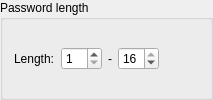
                 <widget class="QGroupBox" name="groupBox_oclhcplus_password">
                  <property name="title">
                   <string>Password length</string>
                  </property>
                  <layout class="QGridLayout" name="gridLayout_14">
                   <item row="0" column="0">
                    <layout class="QHBoxLayout" name="horizontalLayout_66">
                     <item>
                      <widget class="QLabel" name="label_oclhcplus_password">
                       <property name="text">
                        <string>Length:</string>
                       </property>
                      </widget>
                     </item>
                     <item>
                      <widget class="QSpinBox" name="spinBox_oclhcplus_password_min">
                       <property name="sizePolicy">
                        <sizepolicy hsizetype="Expanding" vsizetype="Fixed">
                         <horstretch>0</horstretch>
                         <verstretch>0</verstretch>
                        </sizepolicy>
                       </property>
                       <property name="minimum">
                        <number>1</number>
                       </property>
                       <property name="maximum">
                        <number>16</number>
                       </property>
                      </widget>
                     </item>
                     <item>
                      <widget class="QLabel" name="label_oclhcplus_password_to">
                       <property name="text">
                        <string>-</string>
                       </property>
                      </widget>
                     </item>
                     <item>
                      <widget class="QSpinBox" name="spinBox_oclhcplus_password_max">
                       <property name="sizePolicy">
                        <sizepolicy hsizetype="Expanding" vsizetype="Fixed">
                         <horstretch>0</horstretch>
                         <verstretch>0</verstretch>
                        </sizepolicy>
                       </property>
                       <property name="minimum">
                        <number>1</number>
                       </property>
                       <property name="maximum">
                        <number>16</number>
                       </property>
                       <property name="value">
                        <number>16</number>
                       </property>
                      </widget>
                     </item>
                     <item>
                      <spacer name="horizontalSpacer_14">
                       <property name="orientation">
                        <enum>Qt::Horizontal</enum>
                       </property>
                       <property name="sizeHint" stdset="0">
                        <size>
                         <width>40</width>
                         <height>20</height>
                        </size>
                       </property>
                      </spacer>
                     </item>
                    </layout>
                   </item>
                  </layout>
                 </widget>
